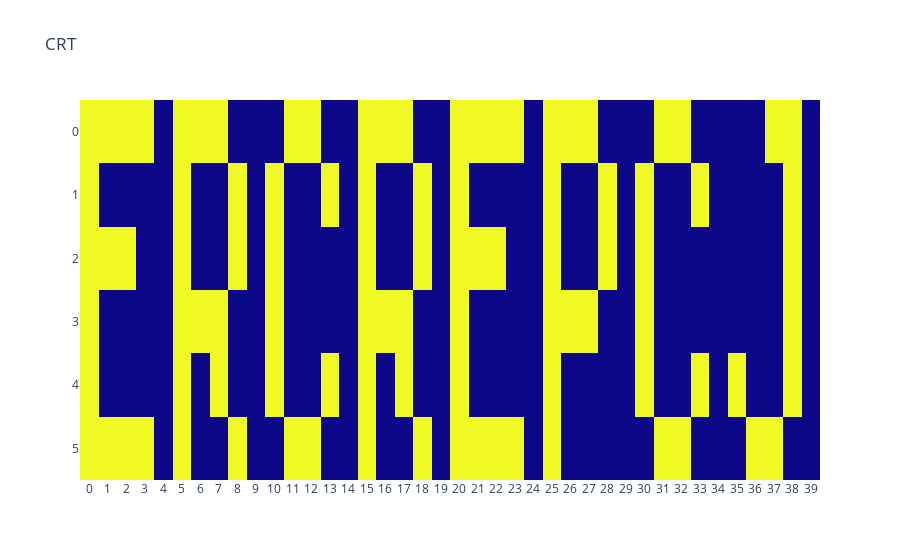

This figure's notebook cell:
### Code cell
register = 1
cycle = 0

def crt():
    if cycle % 40 in [register-1, register, register+1]:
        row_index = cycle // 40
        col_index = cycle % 40
        screen[row_index][col_index] = 1

for instruction in instructions:
    match instruction.split():
        case ["noop"]: 
            crt()
            cycle += 1
        case ["addx", amnt]:
            crt()
            cycle += 1
            crt()
            cycle += 1
            register += int(amnt)

draw_screen(screen)

### Figure 1 — Plotly figure (JSON) as saved in the notebook; plotly's stock layout.template omitted (floating-point values rounded to 4 significant figures; data arrays with more than 128 entries replaced by an {"elided": "..."} marker saying what was removed)
{"data": [{"showscale": false, "type": "heatmap", "z": {"elided": "6x40 int values"}}], "layout": {"title": {"text": "CRT"}, "xaxis": {"dtick": 1, "tick0": -10, "tickmode": "linear"}, "yaxis": {"autorange": "reversed", "dtick": 1, "tick0": -10, "tickmode": "linear"}}}
